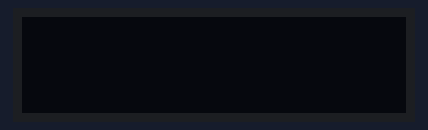
Recording of a sketch running on a simulated Arduino Uno, built with avr-gcc and run on an emulated ATmega328P. Parts: 128×32 one-colour display.

Above: at 0.1 s.
At 1.1 s:
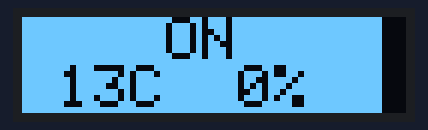
At 2.1 s:
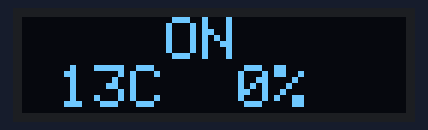

Measured:
- what the display in image 1 shows lasts 1.0 s, from 1.0 s to 2.0 s

The sketch:

Test_display.ino
```cpp
#include <SPI.h>
#include <Wire.h>
#include <Adafruit_GFX.h>
#include <Adafruit_SSD1306.h>

#define OLED_RESET 4
Adafruit_SSD1306 display(OLED_RESET);

#define NUMFLAKES 10
#define XPOS 0
#define YPOS 1
#define DELTAY 2


#define LOGO16_GLCD_HEIGHT 16
#define LOGO16_GLCD_WIDTH  16
#define tempMax 56

unsigned long currentTime;
unsigned long cloopTime;
volatile float temp1,temp2,perc_temp;
volatile int blinkPage = 0;


void setup()   {

  // by default, we'll generate the high voltage from the 3.3v line internally! (neat!)
  display.begin(SSD1306_SWITCHCAPVCC, 0x3C);  // initialize with the I2C addr 0x3C (for the 128x32)
  display.setTextSize(2);
  display.setTextColor(WHITE);
  currentTime = millis();
  cloopTime = currentTime;
}


void loop() {
  currentTime = millis();
  temp1=13;                                      //Temperatura de la terma
  temp2=15;
   // Every second, calculate and print litres/hour
   if(currentTime >= (cloopTime + 1000))
   {
      cloopTime = currentTime; // Updates cloopTime
      display.clearDisplay();
      if (blinkPage==0)
        {
         display.setTextColor(BLACK, WHITE);
         blinkPage=1;
        }
      else
        {
         display.setTextColor(WHITE);
         blinkPage=0;
        }
      display.setCursor(0,0);
      display.println("    ON    ");
      display.print( " ");
      display.print(temp1,0);
      display.print( "C  ");
      perc_temp=max(0,temp1-temp2)/(tempMax-temp2)*100;
      display.print (perc_temp,0);
      display.println("%  ");
      display.display();
   }


}
```
